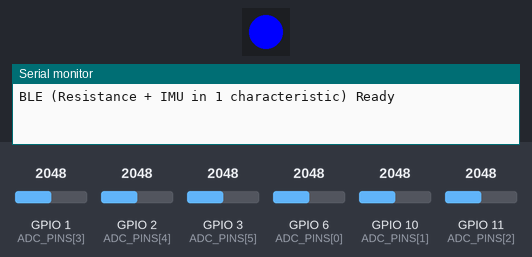
The sketch below on a simulated ESP32. On the bench: 1 RGB LEDs in strip order, left to right, the last lines printed to the serial monitor. The inputs (shaded band) are chosen by the test bench; at power-on: GPIO 1 (ADC_PINS[3]) = 2048, GPIO 2 (ADC_PINS[4]) = 2048, GPIO 3 (ADC_PINS[5]) = 2048, GPIO 6 (ADC_PINS[0]) = 2048, GPIO 10 (ADC_PINS[1]) = 2048, GPIO 11 (ADC_PINS[2]) = 2048 (analog values on the 0–4095 scale). Nothing arrives over Bluetooth unless stated; a phone connects over Bluetooth LE 3 s after start.

Above: at 0.1 s.
At 3.1 s:
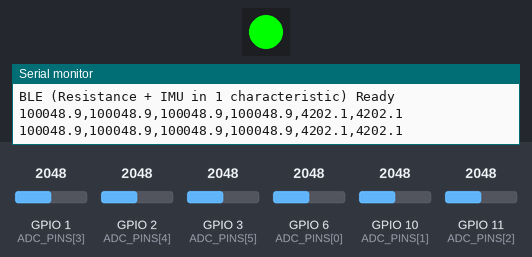
Timing chart, 0 to 4.6 s (numbered marks = the images above):
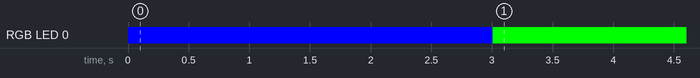

The sketch:

Arduino_code_for_PCB.ino
```cpp
/******************************************
*************************************
 * Example: BLE + (Resistance + IMU) in ONE Characteristic
 ******************************************************************************/

//#include <Wire.h>
// SparkFun LSM6DSO library
//#include <SparkFunLSM6DSO.h>
//LSM6DSO myIMU;  // IMU object

// ESP32 BLE libraries
#include <BLEDevice.h>
#include <BLEServer.h>
#include <BLEUtils.h>
#include <BLE2902.h>

// NeoPixel LED
#include <Adafruit_NeoPixel.h>
#define LED_PIN    21
#define NUM_LEDS   1
Adafruit_NeoPixel pixels(NUM_LEDS, LED_PIN, NEO_GRB + NEO_KHZ800);

// BLE objects/flags
BLEServer* pServer                = NULL;
BLECharacteristic* pCharacteristic = NULL;
bool deviceConnected = false;

// Use one service/characteristic for both sets of data
#define SERVICE_UUID          "4fafc201-1fb5-459e-8fcc-c5c9c331914b"
#define CHARACTERISTIC_UUID   "beb5483e-36e1-4688-b7f5-ea07361b26a8"

// ADC definitions
const int NUM_CHANNELS = 6;
const int ADC_PINS[NUM_CHANNELS] =  {6, 10, 11, 1, 2, 3}; //{1, 2, 3, 4, 5, 6, 10, 11, 12, 13}; // {6, 10, 11};

// Known fixed resistor in ohms
const float R_TOP_100k    = 100000.0;
const float R_TOP_4k       = 4200.0;
const float SUPPLY_VOLTAGE = 3.3;  // 3.3 V

/*******************************************************************************
 * BLE Server Callbacks
 ******************************************************************************/
class MyServerCallbacks: public BLEServerCallbacks {
  void onConnect(BLEServer* pServer) {
     deviceConnected = true;
   }
   void onDisconnect(BLEServer* pServer) {
     deviceConnected = false;
    // Restart advertising when disconnected
     BLEDevice::startAdvertising();
   }
};

/*******************************************************************************
 * setup()
 ******************************************************************************/
void setup() {
  Serial.begin(115200);

  // Initialize NeoPixel LED, set to red on startup
  pixels.begin();
  pixels.setPixelColor(0, pixels.Color(255, 0, 0));
  pixels.show();

  // 1. Initialize I2C
  //Wire.begin(8, 9); // SDA=8, SCL=9 (if your board supports these pins for I2C)

  // 2. Initialize LSM6DSO (SparkFun library) over I2C
  // Pass address and Wire object: 0x6A or 0x6B depending on your hardware
  //if (!myIMU.begin(0x6A, Wire)) {
  //  Serial.println("LSM6DSO init failed! Check wiring/address.");
  //  while (1) delay(10);
  //}

  // Configure IMU ranges (optional)
  //myIMU.setAccelRange(8);   // ±2G
  //myIMU.setGyroRange(2000);  // ±250 dps

  // 3. Initialize BLE
  BLEDevice::init("Jeppe is 2 cool");
  BLEDevice::setMTU(100);
  pServer = BLEDevice::createServer();
  pServer->setCallbacks(new MyServerCallbacks());

  // Create one service
  BLEService *pService = pServer->createService(SERVICE_UUID);

  // Create ONE characteristic for combined data
  pCharacteristic = pService->createCharacteristic(
                      CHARACTERISTIC_UUID,
                      BLECharacteristic::PROPERTY_READ |
                      BLECharacteristic::PROPERTY_NOTIFY
                    );
  pCharacteristic->addDescriptor(new BLE2902());

  // Start the service
  pService->start();

  // Start advertising
  BLEAdvertising *pAdvertising = BLEDevice::getAdvertising();
  pAdvertising->addServiceUUID(SERVICE_UUID);
  pAdvertising->setScanResponse(true);
  pAdvertising->setMinPreferred(0x06); // helps with iPhone connection
  pAdvertising->setMinPreferred(0x12);
  BLEDevice::startAdvertising();

  // Set ADC resolution to 12-bit
  analogReadResolution(12);

  // Blue LED once BLE is ready (advertising)
  pixels.setPixelColor(0, pixels.Color(0, 0, 255));
  pixels.show();

  Serial.println("BLE (Resistance + IMU in 1 characteristic) Ready");
}

/*******************************************************************************
 * loop()
 ******************************************************************************/
void loop() {
  if (deviceConnected) {
    // Green LED when connected
    pixels.setPixelColor(0, pixels.Color(0, 255, 0));
    pixels.show();

    /****************************************************
     * 1. Read ADC → Resistance
     ****************************************************/
    String resValues;
    for (int i = 0; i < NUM_CHANNELS; i++) {
      int raw = analogRead(ADC_PINS[i]); // 0..4095
      float voltage = (SUPPLY_VOLTAGE * raw) / 4095.0;

      float resistance = 0.0;
      if (voltage < SUPPLY_VOLTAGE) {
        // R_meas = R_top * (V / (3.3 - V))
        if(i > 3){
          resistance = (R_TOP_4k * voltage) / (SUPPLY_VOLTAGE - voltage);
        } else {
          resistance = (R_TOP_100k * voltage) / (SUPPLY_VOLTAGE - voltage);
        }
      } else {
        // near 3.3 => infinite
        resistance = -1;
      }

      if(resistance > 1000000){
        resistance = 1000000;
      }

      // Build CSV of Resistances
      resValues += String(resistance, 1);
      if (i < NUM_CHANNELS - 1) resValues += ",";
    }

    /****************************************************
     * 2. Read LSM6DSO IMU
     ****************************************************/
    //float ax = myIMU.readFloatAccelX();
    //float ay = myIMU.readFloatAccelY();
    //float az = myIMU.readFloatAccelZ();
    //float gx = myIMU.readFloatGyroX();
    //float gy = myIMU.readFloatGyroY();
    //float gz = myIMU.readFloatGyroZ();
    //float tempC = myIMU.readTempC();

    // Build CSV for IMU: ax,ay,az,gx,gy,gz,temp
    //String imuValues = String(ax, 4) + "," +
                       //String(ay, 4) + "," +
                       //String(az, 4) + "," +
                       //String(gx, 4) + "," +
                       //String(gy, 4) + "," +
                       //String(gz, 4) + "," +
                       //String(tempC, 2);

    /****************************************************
     * 3. Combine both into ONE string
     ****************************************************/
    // Example:  "RES=...,...,... | IMU=...,...,..."
    // Or just a single CSV with all fields.
    // Here, we'll do a simple combined string.
    // Format it however you like, e.g.:
    //   "ADC:2.34,3.45,...|IMU:0.1234,0.5678,..."
    String combinedData = resValues ; //+ "," + imuValues;

    // Send that combined string in one characteristic notify
    pCharacteristic->setValue(combinedData.c_str());
    pCharacteristic->notify();

    // Debug
    Serial.println(combinedData);

    // Optional small delay to not overload BLE
    //delay(50);

  } else {
    // Blue LED when advertising (not connected)
    pixels.setPixelColor(0, pixels.Color(0, 0, 255));
    pixels.show();
    //delay(50);
  }
  delay(50);
}
```

Measured:
- by itself, RGB LED 0: off → RGB(0, 0, 255) at 0.00 s, → RGB(0, 255, 0) 3.0 s later
